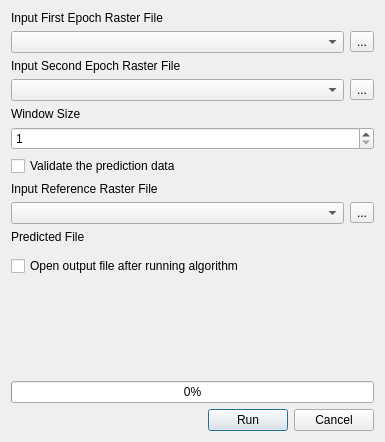
<?xml version="1.0" encoding="UTF-8"?>
<ui version="4.0">
 <class>CelularAutomataMarkovChainDialogBase</class>
 <widget class="QDialog" name="CelularAutomataMarkovChainDialogBase">
  <property name="geometry">
   <rect>
    <x>0</x>
    <y>0</y>
    <width>385</width>
    <height>442</height>
   </rect>
  </property>
  <property name="windowTitle">
   <string>Celular Automata Markov Chain</string>
  </property>
  <layout class="QGridLayout" name="gridLayout">
   <item row="3" column="0">
    <layout class="QVBoxLayout" name="verticalLayout">
     <item>
      <widget class="QCheckBox" name="checkBox_1">
       <property name="text">
        <string>Validate the prediction data</string>
       </property>
      </widget>
     </item>
     <item>
      <widget class="QLabel" name="label_2">
       <property name="text">
        <string>Input Reference Raster File</string>
       </property>
      </widget>
     </item>
     <item>
      <layout class="QHBoxLayout" name="horizontalLayout_3">
       <item>
        <widget class="QComboBox" name="comboBox_3"/>
       </item>
       <item>
        <widget class="QToolButton" name="toolButton_3">
         <property name="text">
          <string>...</string>
         </property>
        </widget>
       </item>
      </layout>
     </item>
    </layout>
   </item>
   <item row="2" column="0">
    <layout class="QVBoxLayout" name="verticalLayout_2">
     <item>
      <widget class="QLabel" name="label_3">
       <property name="text">
        <string>Window Size</string>
       </property>
      </widget>
     </item>
     <item>
      <widget class="QSpinBox" name="spinBox">
       <property name="minimum">
        <number>1</number>
       </property>
       <property name="singleStep">
        <number>2</number>
       </property>
       <property name="value">
        <number>1</number>
       </property>
      </widget>
     </item>
    </layout>
   </item>
   <item row="5" column="0">
    <spacer name="verticalSpacer">
     <property name="orientation">
      <enum>Qt::Vertical</enum>
     </property>
     <property name="sizeHint" stdset="0">
      <size>
       <width>20</width>
       <height>168</height>
      </size>
     </property>
    </spacer>
   </item>
   <item row="1" column="0">
    <layout class="QVBoxLayout" name="verticalLayout_5">
     <item>
      <widget class="QLabel" name="label_5">
       <property name="text">
        <string>Input Second Epoch Raster File</string>
       </property>
      </widget>
     </item>
     <item>
      <layout class="QHBoxLayout" name="horizontalLayout_2">
       <item>
        <widget class="QComboBox" name="comboBox_2"/>
       </item>
       <item>
        <widget class="QToolButton" name="toolButton_2">
         <property name="enabled">
          <bool>true</bool>
         </property>
         <property name="text">
          <string>...</string>
         </property>
        </widget>
       </item>
      </layout>
     </item>
    </layout>
   </item>
   <item row="0" column="0">
    <layout class="QVBoxLayout" name="verticalLayout_4">
     <item>
      <widget class="QLabel" name="label_4">
       <property name="text">
        <string>Input First Epoch Raster File</string>
       </property>
      </widget>
     </item>
     <item>
      <layout class="QHBoxLayout" name="horizontalLayout">
       <item>
        <widget class="QComboBox" name="comboBox_1"/>
       </item>
       <item>
        <widget class="QToolButton" name="toolButton_1">
         <property name="enabled">
          <bool>true</bool>
         </property>
         <property name="text">
          <string>...</string>
         </property>
        </widget>
       </item>
      </layout>
     </item>
    </layout>
   </item>
   <item row="4" column="0">
    <layout class="QVBoxLayout" name="verticalLayout_3">
     <item>
      <widget class="QLabel" name="label">
       <property name="text">
        <string>Predicted File</string>
       </property>
      </widget>
     </item>
     <item>
      <widget class="QgsFileWidget" name="mQgsFileWidget">
       <property name="storageMode">
        <enum>QgsFileWidget::SaveFile</enum>
       </property>
      </widget>
     </item>
     <item>
      <widget class="QCheckBox" name="checkBox_2">
       <property name="text">
        <string>Open output file after running algorithm</string>
       </property>
      </widget>
     </item>
    </layout>
   </item>
   <item row="7" column="0">
    <layout class="QGridLayout" name="gridLayout_3">
     <item row="0" column="0">
      <spacer name="horizontalSpacer">
       <property name="orientation">
        <enum>Qt::Horizontal</enum>
       </property>
       <property name="sizeHint" stdset="0">
        <size>
         <width>258</width>
         <height>20</height>
        </size>
       </property>
      </spacer>
     </item>
     <item row="0" column="1">
      <widget class="QPushButton" name="pushButton_1">
       <property name="text">
        <string>Run</string>
       </property>
      </widget>
     </item>
     <item row="0" column="2">
      <widget class="QPushButton" name="pushButton_2">
       <property name="text">
        <string>Cancel</string>
       </property>
      </widget>
     </item>
    </layout>
   </item>
   <item row="6" column="0">
    <widget class="QProgressBar" name="progressBar">
     <property name="value">
      <number>0</number>
     </property>
    </widget>
   </item>
  </layout>
 </widget>
 <customwidgets>
  <customwidget>
   <class>QgsFileWidget</class>
   <extends>QWidget</extends>
   <header>qgsfilewidget.h</header>
  </customwidget>
 </customwidgets>
 <resources/>
 <connections/>
</ui>
